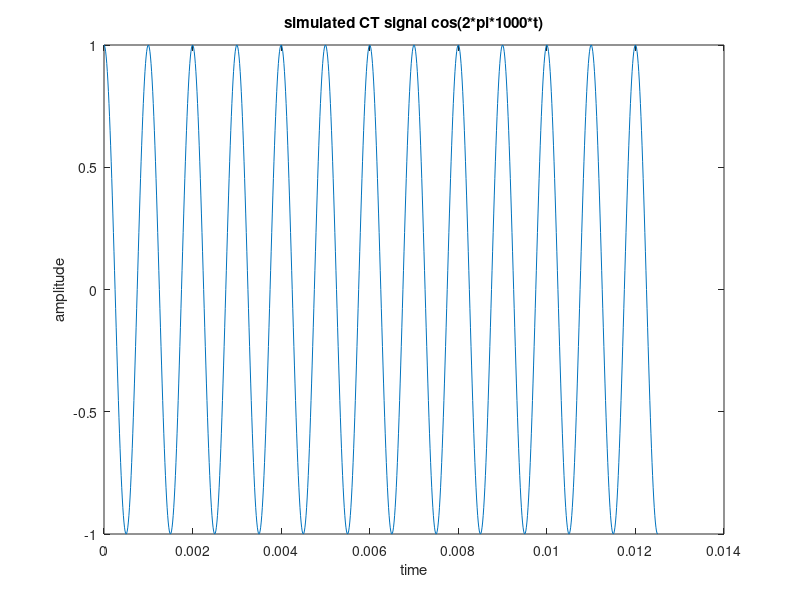

MATLAB code for this plot: (Note: this script raises an error after producing the figure.)
%% Tyler Olivieri ESE 531 DSP Hw4
%

clc; clear;

% generate a simlated sinusoid analog signal
fsim = 80e3;
Tsim = 1 / fsim;
T = 80e3 / 1000;
t = 0:Tsim:Tsim*1000;
f0 = 1e3;
x = cos(2*pi*f0.*t);

figure(1);
plot(t, x)
title('simulated CT signal cos(2*pi*1000*t)');
xlabel('time');
ylabel('amplitude')
print -depsc originalSignal 

% plot fourier transform of 'analog' signal
fmagplot(x, Tsim);

% sample 'analog' signal
fs = 8e3;
L = fsim / fs;
for i = 1:(length(x)/L)
    xs(i) = x(i*L);
end

figure;
stem(xs);
title('Sampled cos(2*pi*1000*t)');
xlabel('n (samples)');
ylabel('amplitude')
print -depsc sampledSignal

[w, x_f] = dtft(xs);
figure;
plot(w, abs(x_f))
title('dtft of sampled cos(2*pi*1000*t)');
xlabel('frequency (rad/sample)');
ylabel('magnitude of dtft');
print -depsc dtftSampled

% Create reconstruction filter
fcut = 2*(fs/2)/fsim;
figure;
[b,a] = cheby2(9, 60, fcut);
freqz(b,a);
title('Reconstruction filter frequency response');
print -depsc filterResponse

% zero stuff
xr = upsample(xs,L);
xc = filter(b, a, xr);
figure;
plot(t(1:end-1), xc);
title('Reconstructed signal');
xlabel('time (seconds)');
ylabel('amplitude')
print -depsc reconstructedSignal

[w_c, x_c] = dtft(xc);
figure;
plot(w, abs(x_f))
title('dtft of reconstructed signal');
xlabel('frequency (rad/sample)');
ylabel('magnitude of dtft');
print -depsc dtftReconstructed